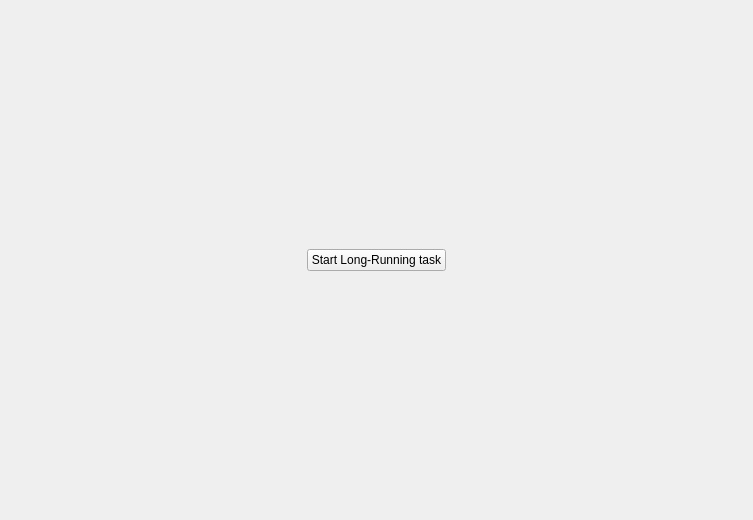
<?xml version="1.0" encoding="UTF-8"?>
<ui version="4.0">
 <class>MainWindow</class>
 <widget class="QMainWindow" name="MainWindow">
  <property name="geometry">
   <rect>
    <x>0</x>
    <y>0</y>
    <width>753</width>
    <height>520</height>
   </rect>
  </property>
  <property name="windowTitle">
   <string>MainWindow</string>
  </property>
  <widget class="QWidget" name="centralwidget">
   <layout class="QVBoxLayout" name="verticalLayout">
    <item>
     <spacer name="verticalSpacer">
      <property name="orientation">
       <enum>Qt::Vertical</enum>
      </property>
      <property name="sizeHint" stdset="0">
       <size>
        <width>20</width>
        <height>221</height>
       </size>
      </property>
     </spacer>
    </item>
    <item>
     <widget class="QWidget" name="widget" native="true">
      <layout class="QHBoxLayout" name="horizontalLayout">
       <item>
        <spacer name="horizontalSpacer">
         <property name="orientation">
          <enum>Qt::Horizontal</enum>
         </property>
         <property name="sizeHint" stdset="0">
          <size>
           <width>262</width>
           <height>20</height>
          </size>
         </property>
        </spacer>
       </item>
       <item>
        <widget class="QPushButton" name="pushButton">
         <property name="text">
          <string>Start Long-Running task</string>
         </property>
        </widget>
       </item>
       <item>
        <spacer name="horizontalSpacer_2">
         <property name="orientation">
          <enum>Qt::Horizontal</enum>
         </property>
         <property name="sizeHint" stdset="0">
          <size>
           <width>262</width>
           <height>20</height>
          </size>
         </property>
        </spacer>
       </item>
      </layout>
     </widget>
    </item>
    <item>
     <spacer name="verticalSpacer_2">
      <property name="orientation">
       <enum>Qt::Vertical</enum>
      </property>
      <property name="sizeHint" stdset="0">
       <size>
        <width>20</width>
        <height>221</height>
       </size>
      </property>
     </spacer>
    </item>
   </layout>
  </widget>
 </widget>
 <resources/>
 <connections/>
</ui>
